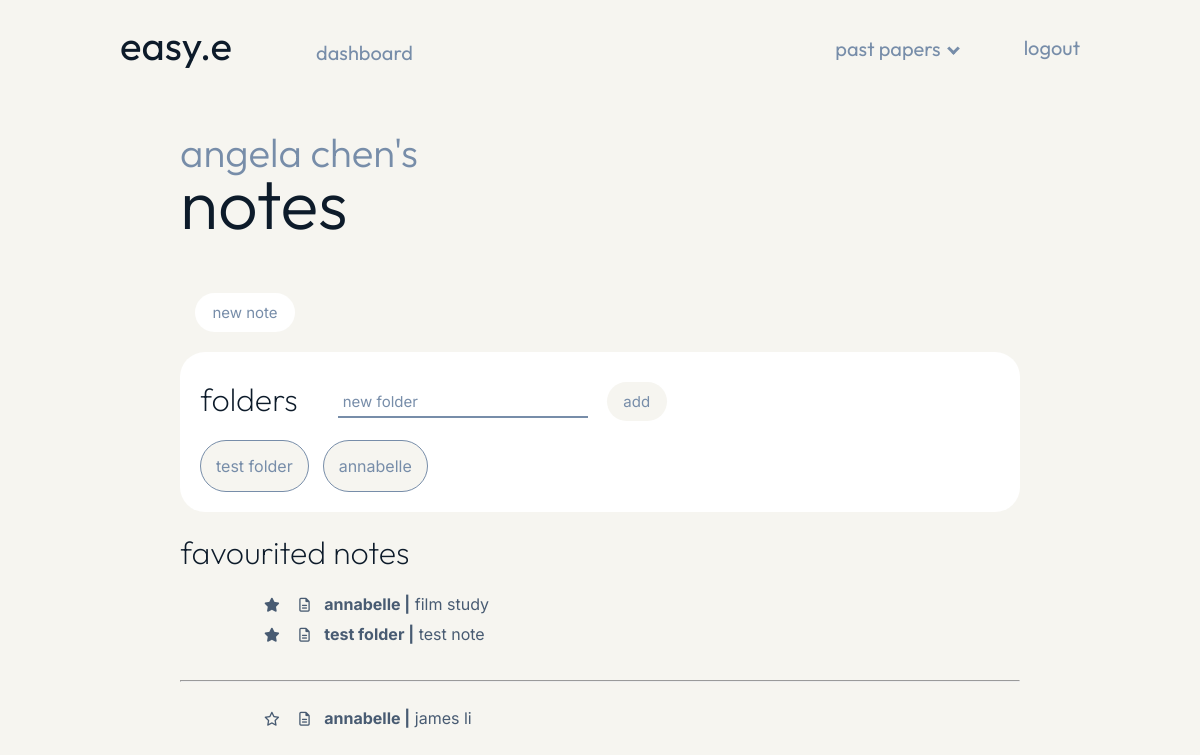
The app's page /notes (signed in), older data.
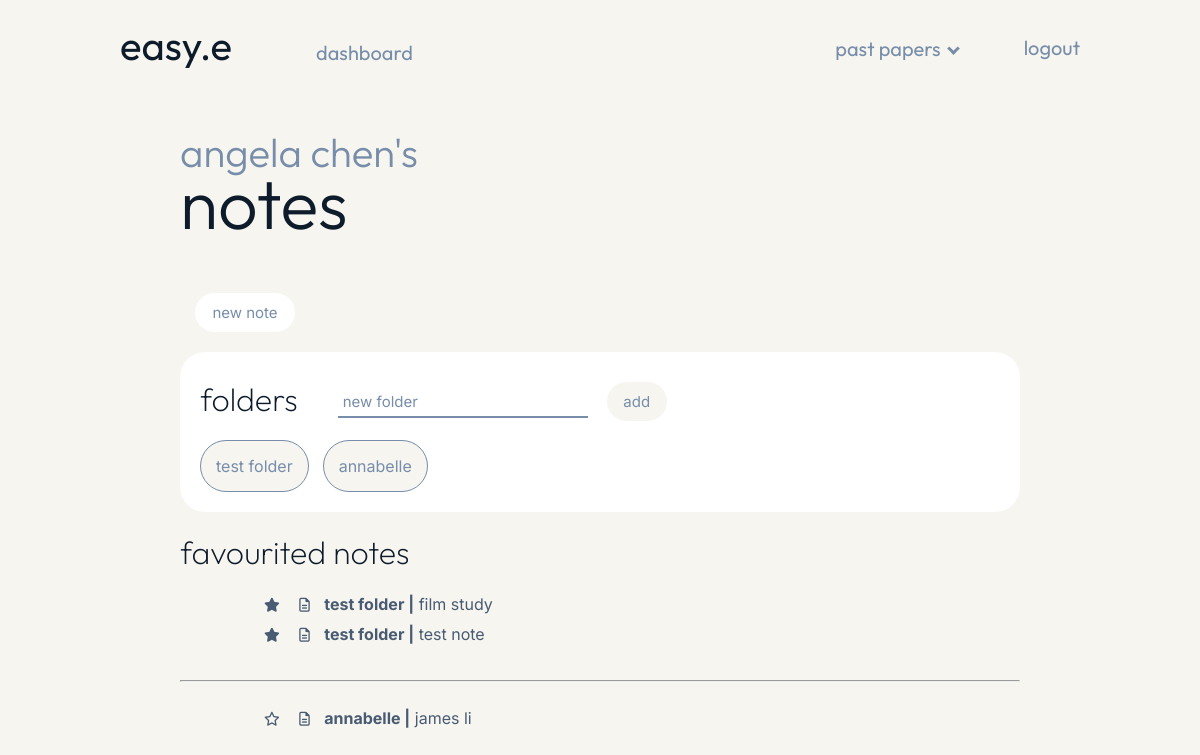
The same page, newer data.
### models.py (models this page shows, shortened)
class User(UserMixin, db.Model):
    __tablename__ = "user_login"
    id = db.Column(db.Integer, primary_key=True)
    name = db.Column(db.Text())
    user_name = db.Column(db.String(15), unique=True)
    user_email = db.Column(db.String(50), unique=True)
    user_password = db.Column(db.String(80))
    todo = db.relationship ("Todo", backref='todo')

class Folders(db.Model):
    __tablename__ = "folders"
    id = db.Column(db.Integer, primary_key=True)
    user = db.Column(db.Integer(), db.ForeignKey('user_login.id'))
    name = db.Column(db.String(50))
    def __repr__(self):
        return self.name

class Notes(db.Model):
    __tablename__ = "notes"
    id = db.Column(db.Integer, primary_key=True)
    user = db.Column(db.Integer(), db.ForeignKey('user_login.id'))
    title = db.Column(db.String(50))
    favourite = db.Column(db.Boolean, default=False)
    folder = db.Column(db.Integer, db.ForeignKey('folders.id'))
    content = db.Column(db.String())
    folder_name = db.relationship('Folders', backref='folder')

### main.py (the view)
@app.route("/notes")
@login_required
def notes():
    favourite_notes = db.session.query(models.Notes).filter_by(user=current_user.id, favourite=True)
    other_notes = db.session.query(models.Notes).filter_by(user=current_user.id, favourite=False)
    folders = db.session.query(models.Folders).filter_by(user=current_user.id)
    return render_template ("notes.html", name=current_user.name, favourite_notes=favourite_notes, other_notes=other_notes, folders=folders)

### main.py (called while the page is built)
@login_manager.user_loader
def load_user(user_id):
    return models.User.query.get(int(user_id))

### templates/notes.html (shortened to what this page needs)
{% extends "layout_user.html" %}
{% block content %}
<div class="page">
    <div class="notes_header">
        <h1 class="welcome">{{ name }}'s</h1>
        <h1 class="welcome_name">notes</h1>
        <a class="add_note_button" href="{{url_for('new_note')}}"><button>new note</button></a>
    </div>
    <div class="folders">
        <div class="folder_box">
            <h1 class="notes_subheading">folders</h1>
            <form action="{{url_for('add_folder')}}" method="POST">
                <input type="text" name="folder_add" placeholder="new folder" class="new_folder" required>
                <input type="submit" value="add" class="new_folder_button">
            </form>
        </div>
        {% for folder in folders %}
            <a class="folder_buttons" href="/folder/{{ folder.id }}"><button>{{ folder.name }}</button></a>
        {% endfor %}
    </div>
    <div class="notes">
        <div class="notes_sections">
            <h1 class="dashboard_subheadings">favourited notes</h1>
            {% for note in favourite_notes %}
                    <div class="notes_list">
                        <li class="notes_list_item">
                            <span class="favourite_icon"><a href="/unfavourite_note/{{ note.id }}"><i class="fa-solid fa-star"></i></a></span>
                            <span class="notes_icon"><i class="fa-regular fa-file-lines"></i></span>
                            <a href="/note/{{ note.id }}"><span class="notes_list_folder">{{ note.folder_name }} |</span> {{ note.title }}</a>
                        </li>
                    </div>
            {% endfor %}
        </div>
        <br><hr><br>
        <div class="notes_sections">
            {% for note in other_notes %}
                    <div class="notes_list">
                        <li class="notes_list_item">
                            <span class="favourite_icon"><a href="/favourite_note/{{ note.id }}"><i class="fa-regular fa-star"></i></a></span>
                            <span class="notes_icon"><i class="fa-regular fa-file-lines"></i></span>
                            <a href="/note/{{ note.id }}"><span class="notes_list_folder">{{ note.folder_name }} |</span> {{ note.title }}</a>
                        </li>
                    </div>
            {% endfor %}
        </div>
    </div>
</div>
{% endblock %}

### templates/layout_user.html (shortened to what this page needs)
<head>
    <link rel="stylesheet" href="/static/styles.css">
</head>
<nav class="navbar">
    <a id="home_button">easy.e</a>
    <a class="dashboard_button" href="{{url_for('dashboard')}}">dashboard</a>
    <a class="nav_button" href="{{url_for('logout')}}">logout</a>
    <div id="paper_dropdown">
        <button class="dropdown_button" href="{{url_for('papers')}}">past papers<i class="arrow down"></i></button>
    </div>
</nav>
<body>
    {% block content %}{% endblock %}
</body>

### static/styles.css (style rules this page uses)
body { background-color: #f6f5f0; margin: 0; padding: 0; }
.navbar { font-family: 'Outfit', sans-serif; font-size: 20px; color: #778da9; width: 80%; margin: auto; padding-top: 20px; text-decoration: none; }
#home_button { margin-right: 150px; font-size: 2em; color: #0d1b2a; text-decoration: none; user-select: none; font-family: 'Outfit', sans-serif; }
.nav_button { margin-left: 50px; margin-top: 15px; color: #778da9; float: right; text-decoration: none; }
.dashboard_button { text-decoration: none; margin-left: -70px; color: #778da9; }
#paper_dropdown { position: relative; float: right; }
.dropdown_button { font-family: 'Outfit', sans-serif; background-color: #f6f5f0; color: #778da9; padding: 16px; font-size: 20px; border: none; cursor: pointer; }
.arrow { border: solid #778da9; border-width: 0 3px 3px 0; display: inline-block; padding: 3px; }
.down { transform: rotate(45deg); margin-left: 8px; margin-bottom: 3px; }
.page { width: 70%; margin: auto; }
.welcome { font-weight: 300; color: #778da9; user-select: none; }
.welcome_name { font-weight: 300; font-size: 70px; padding-top: 0; margin-top: -45px; color: #0d1b2a; user-select: none; }
.dashboard_subheadings { font-family: 'Outfit', sans-serif; font-weight: 200; margin-top: 0; color: #0d1b2a; position: sticky; width: fit-content; display: inline-block; }
.notes_header { font-family: 'Outfit', sans-serif; padding-top: 30px; font-size: 20px; width: 100%; margin-bottom: 0; }
.notes_subheading { font-family: 'Outfit', sans-serif; font-weight: 200; color: #0d1b2a; width: fit-content; }
.add_note_button button { color: #778da9; border-radius: 20px; padding: 10px; border: none; background-color: white; font-family: 'Inter', sans-serif; margin-left: 15px; transition-duration: 0.2s; cursor: pointer; font-size: 15px; margin-right: 10px; margin-bottom: 20px; width: 100px; }
.folders { margin-bottom: 20px; background-color: white; padding: 20px; border-radius: 25px; padding-top: 5px; }
.folder_buttons button { font-family: 'Inter', sans-serif; padding: 15px; margin-right: 10px; font-size: 16px; border-radius: 30px; border: 1px solid #778da9; background: #f6f5f0; color: #778da9; cursor: pointer; transition-duration: 0.2s; }
.folder_box { display: flex; vertical-align: center; }
.folder_box form { width: fit-content; margin-left: 40px; margin-top: 25px; }
.new_folder { width: 250px; }
.new_folder_button { width: 60px; }
.notes_list { list-style: none; width: 80%; margin: auto; vertical-align: center; font-size: 16px; }
.favourite_icon { margin-right: 15px; color: #485b72; font-size: 14px; }
.notes_icon { color: #485b72; margin-right: 10px; font-size: 14px; }
.notes_list_folder { font-weight: bold; }
.notes_list_item { font-family: 'Inter', sans-serif; margin-bottom: 10px; display: inline-block; }
.notes_list_item a { text-decoration: none; color: #485b72; }
.todo_textbox, .notes_search, .new_folder { font-family: 'Inter', sans-serif; color: #0d1b2a; padding: 5px; font-size: 15px; border: none; border-bottom: 2px solid #778da9; }
::placeholder { color: #778da9; font-weight: normal; }
.todo_button, .note_button, .new_folder_button { color: #778da9; border-radius: 20px; padding: 10px; border: none; background-color: #f6f5f0; font-family: 'Inter', sans-serif; margin-left: 15px; transition-duration: 0.2s; cursor: pointer; font-size: 15px; margin-right: 10px; }

Row changes from the older to the newer data that the page shows:
changed Notes "film study": folder_name "annabelle" → "test folder"
